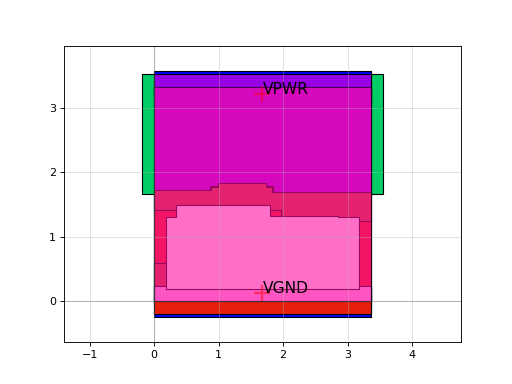

Reproduce this figure in Python.
import sky130

c = sky130.components.sky130_fd_sc_hs__and3_2()
c.plot()
